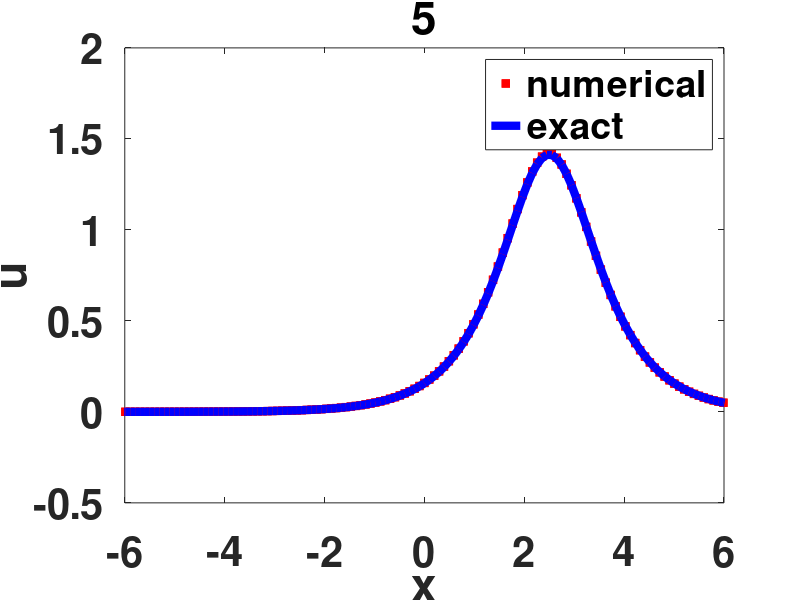
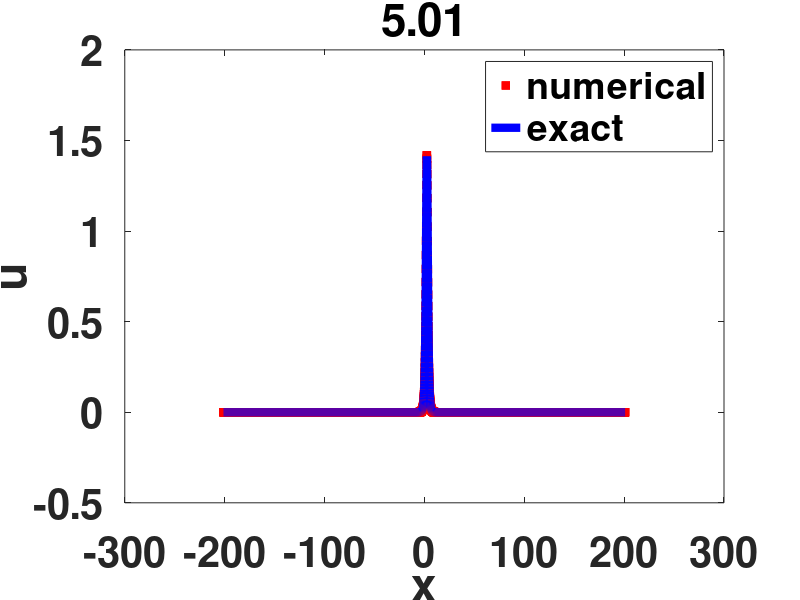
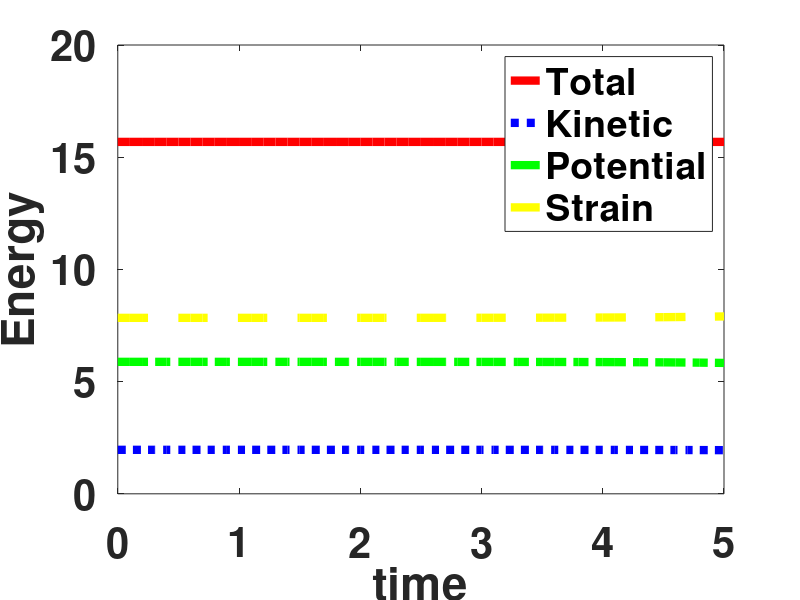
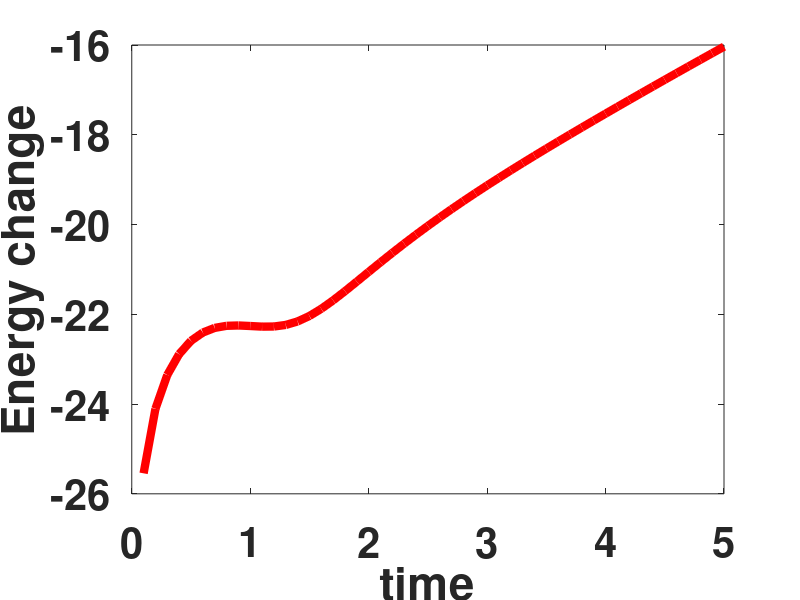

The MATLAB script that drew these images, in order:
% A program to solve the 1D cubic Klein Gordon equation using a
% second order semi-explicit method 
% u_{tt}-u_{xx}+u=u^3
clear all; format compact; format short;
set(0,'defaultaxesfontsize',30,'defaultaxeslinewidth',.7,...
    'defaultlinelinewidth',6,'defaultpatchlinewidth',3.7,...
    'defaultaxesfontweight','bold')

% set up grid
tic
Lx = 64;            % period  2*pi*L
Nx = 4096;          % number of harmonics
Nt = 500;           % number of time slices
plotgap=10;         % time steps to take between plots
c=0.5;              % wave speed
dt = 5.00/Nt;       % time step

Es = 1.0;           % focusing (+1) or defocusing (-1) parameter
t=0; tdata(1)=t;

% initialise variables
x = (2*pi/Nx)*(-Nx/2:Nx/2 -1)'*Lx;          % x coordinate
kx = 1i*[0:Nx/2-1 0 -Nx/2+1:-1]'/Lx;        % wave vector

% initial conditions
u = sqrt(2)*sech((x-c*t)/sqrt(1-c^2));
uexact= sqrt(2)*sech((x-c*t)/sqrt(1-c^2));
uold=sqrt(2)*sech((x+c*dt)/sqrt(1-c^2));
v=fft(u,[],1);
vold=fft(uold,[],1);
figure(1); clf; 
% Plot data on
plot(x,u,'r+',x,uexact,'b-'); legend('numerical','exact');
title(num2str(t));  xlabel x; ylabel u;  drawnow;


% initial energy
vx=0.5*kx.*(v+vold);
ux=ifft(vx,[],1); 
Kineticenergy=0.5*abs( (u-uold)/dt).^2;           
Strainenergy=0.5*abs(ux).^2;           
Potentialenergy=0.5*abs(0.5*(u+uold)).^2 ...
                    -Es*0.25*((u+uold)*0.5).^4;           
Kineticenergy=fft(Kineticenergy,[],1);
Potentialenergy=fft(Potentialenergy,[],1);
Strainenergy=fft(Strainenergy,[],1);
EnKin(1)=Kineticenergy(1);
EnPot(1)=Potentialenergy(1);
EnStr(1)=Strainenergy(1);
En(1)=EnStr(1)+EnKin(1)+EnPot(1);
En0=En(1)

plotnum=1;
% solve pde and plot results

for n =1:Nt+1
    nonlin=u.^3;
    nonlinhat=fft(nonlin,[],1);
    vnew=(0.25*(kx.*kx -1).*(2*v+vold)...
                +(2*v-vold)/(dt*dt) +Es*nonlinhat)./...
            (1/(dt*dt) - (kx.*kx-1)*0.25 );
    unew=ifft(vnew,[],1);
    t=n*dt;
    if (mod(n,plotgap)==0)
        uexact=sqrt(2)*sech((x-c*t)/sqrt(1-c^2));
        figure(1); clf;
        plot(x,u,'r+',x,uexact,'b-'); legend('numerical','exact');
        title(num2str(t)); xlim([-6,6]); xlabel x; ylabel u;  drawnow;        
        tdata(plotnum+1)=t;
        vx=0.5*kx.*(v+vold);
        ux=ifft(vx,[],1); 
        Kineticenergy=0.5*abs( (u-uold)/dt).^2;           
        Strainenergy=0.5*abs(ux).^2;           
        Potentialenergy=0.5*abs(0.5*(u+uold)).^2 ...
                    -Es*0.25*((u+uold)*0.5).^4;           
        Kineticenergy=fft(Kineticenergy,[],1);
        Potentialenergy=fft(Potentialenergy,[],1);
        Strainenergy=fft(Strainenergy,[],1);
        EnKin(plotnum+1)=Kineticenergy(1);
        EnPot(plotnum+1)=Potentialenergy(1);
        EnStr(plotnum+1)=Strainenergy(1);
        En(plotnum+1)=EnStr(plotnum+1)+EnKin(plotnum+1)+EnPot(plotnum+1);
        Enchange(plotnum)=log(abs(1-En(1+plotnum)/En0));
        plotnum=plotnum+1;
    end
    % update old terms
    vold=v;
    v=vnew;
    uold=u;
    u=unew;
end
figure(4); clf; 
uexact=sqrt(2)*sech((x-c*t)/sqrt(1-c^2));
plot(x,u,'r+',x,uexact,'b-'); legend('numerical','exact');
title(num2str(t)); xlabel x; ylabel u;  drawnow;
max(abs(u-uexact))
figure(5); clf; plot(tdata,En,'r-',tdata,EnKin,'b:',tdata,EnPot,'g-.',tdata,EnStr,'y--'); 
xlabel time; ylabel Energy; legend('Total','Kinetic','Potential','Strain');
figure(6); clf; plot(tdata(2:end),Enchange,'r-'); xlabel time; ylabel('Energy change'); 

toc